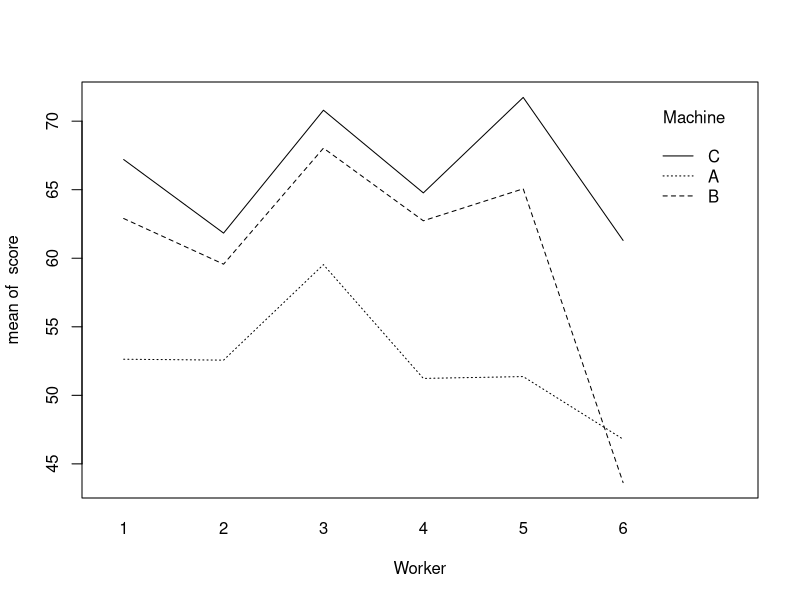
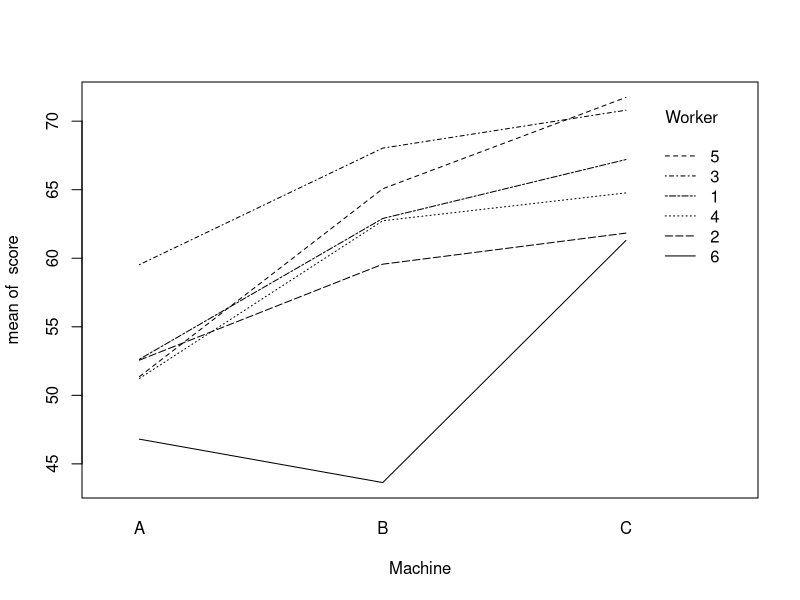

Write the R code that produced these figures, in order.
library(nlme)

# create a data frame from the grouped data object, omitting the ordering of workers
machines.df <- data.frame(Machines)
machines.df$Worker <- factor(as.numeric(levels(machines.df$Worker))[machines.df$Worker], ordered = FALSE)

if (FALSE) {
postscript(file = "U:/vock/lehre/mixed_models/tex/machines.eps", onefile=TRUE,
  paper="special", width=7, height=5, family="Times", horizontal=FALSE)
par(oma=c(0,0,0,0), mar=c(3,3,0.2,0.2), mgp=c(1.8, 0.7, 0), cex=1.2)
plot(as.numeric(machines.df$Worker), machines.df$score, pch=as.numeric(machines.df$Machine), xlab='Worker', ylab='Productivity score')
legend('bottomleft', pch=1:3, paste('Machine', levels(machines.df$Machine)))
dev.off()
}

# interaction plot - two possibilities
with(machines.df, interaction.plot(Worker, Machine, score))
with(machines.df, interaction.plot(Machine, Worker, score))
if (FALSE) {
postscript(file = "U:/vock/lehre/mixed_models/tex/machines.interaction.eps", onefile=TRUE,
  paper="special", width=7, height=5, family="Times", horizontal=FALSE)
par(oma=c(0,0,0,0), mar=c(3,3,0.2,0.2), mgp=c(1.8, 0.7, 0), cex=1.2)
with(machines.df, interaction.plot(Worker, Machine, score, lwd=2, legend=FALSE))
legend('bottomleft', lty=c(3, 2, 1), lwd=2, paste('Machine', c('A', 'B', 'C')))
dev.off()
}

# model without interaction
machines.lme.1 <- lme(score ~ Machine, random = ~ 1 | Worker, data=machines.df)
summary(machines.lme.1)
# results in the book are based on Helmert contrasts:
machines.lme.1.helmert <- lme(score ~ Machine, random = ~ 1 | Worker, contrasts=list(Machine=contr.helmert), data=machines.df)
machines.lme.1.helmert

# model with general interaction for Machine x Worker
machines.lme.3 <- lme(score ~ Machine, random = ~ Machine - 1 | Worker, data=machines.df)
summary(machines.lme.3)
# results in the book are based on Helmert contrasts:
machines.lme.3.helmert <- lme(score ~ Machine, random = ~ Machine - 1 | Worker, data=machines.df, contrasts=list(Machine=contr.helmert))
summary(machines.lme.3.helmert)
# models are equivalent:
fitted.values(machines.lme.3)-fitted.values(machines.lme.3.helmert)
ranef(machines.lme.3)-ranef(machines.lme.3.helmert)


library(lme4)
machines.lmer.1 <- lmer(score ~ Machine + (1 | Worker), data=machines.df)
machines.lmer.1
machines.lmer.3 <- lmer(score ~ Machine + (Machine - 1 | Worker), data=machines.df)
machines.lmer.3  # leicht andere Standardabweichungs-Schaetzer als mit lme
detach(package:lme4)
